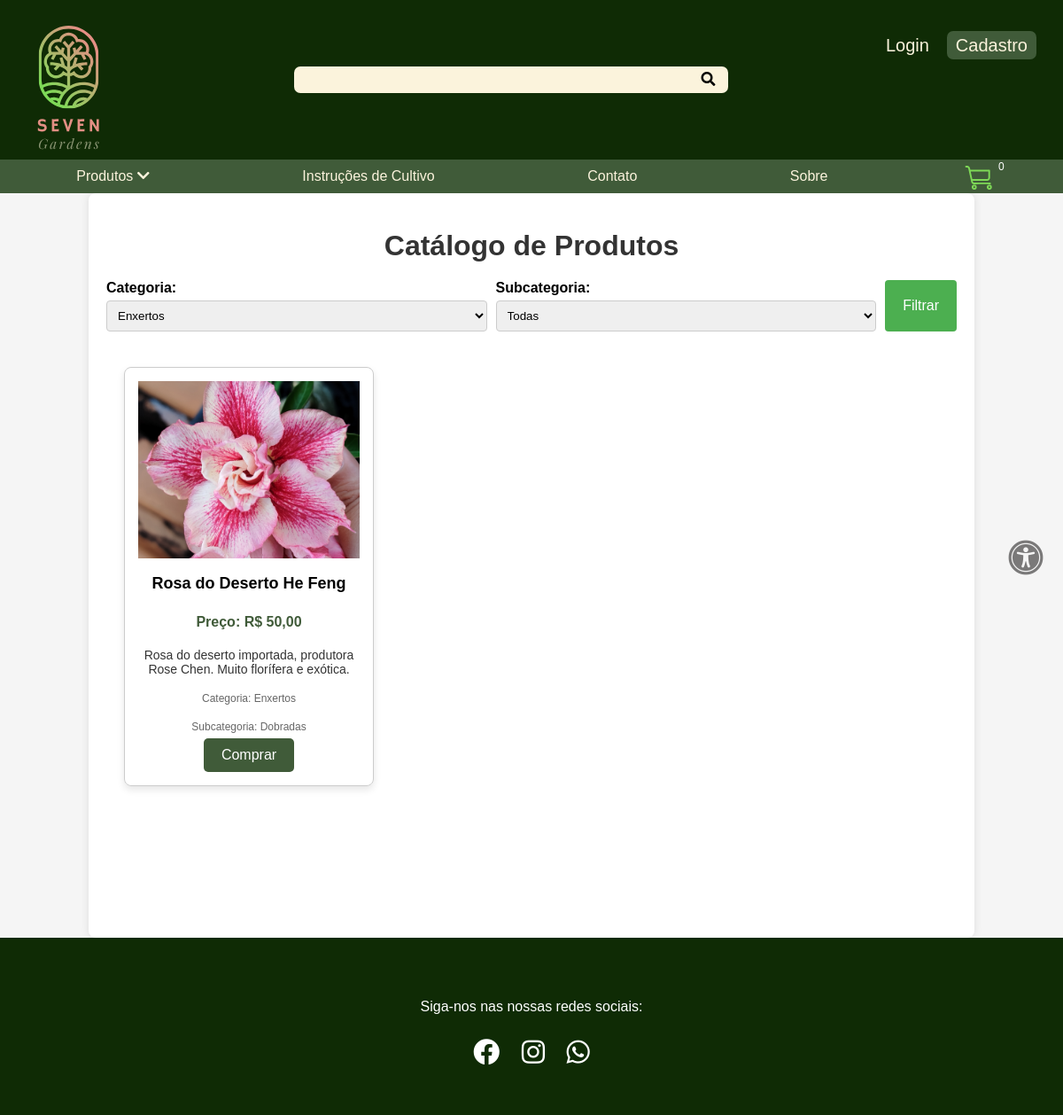
The app's page /Front-end/html/catalogo.php?categoria=Enxertos with its own data.
### tables this page shows
CREATE TABLE `produto` (
  `idProduto` int(11) NOT NULL,
  `nome` varchar(100) NOT NULL,
  `preco` decimal(10,2) NOT NULL,
  `descricao` varchar(255) NOT NULL,
  `categoria` varchar(50) NOT NULL,
  `subcategoria` varchar(50) NOT NULL,
  `imagem` varchar(255) DEFAULT NULL
);

### Front-end/html/catalogo.php (the view, shortened to what this page needs)
<?php
$isUserMasterOrColaborador = isset($_SESSION['usuario_tipo']) && in_array($_SESSION['usuario_tipo'], ['Master', 'Colaborador']);
$categorias = $pdo->query("SELECT DISTINCT categoria FROM produto")->fetchAll(PDO::FETCH_ASSOC);
$query = "SELECT * FROM produto WHERE 1";
$params = [];
if (isset($_GET['categoria']) && $_GET['categoria'] != '') {
  $query .= " AND categoria = :categoria";
  $params[':categoria'] = $_GET['categoria'];
}
$stmt = $pdo->prepare($query);
$stmt->execute($params);
$produtos = $stmt->fetchAll(PDO::FETCH_ASSOC);
?>
<!DOCTYPE html>
<html lang="en">
<head>
  <link rel="stylesheet" href="../css/header.css">
  <link rel="stylesheet" href="../css/Card-produtos.css">
  <link rel="stylesheet" href="../css/catalogo.css">
  <link rel="stylesheet" href="../css/modalEstilos.css">
  <link rel="stylesheet" href="https://cdnjs.cloudflare.com/ajax/libs/font-awesome/5.15.4/css/all.min.css">
</head>
<body>
  <?php include('../../header.php'); ?>
  <div class="container">
    <h1>Catálogo de Produtos</h1>
    <form method="GET" action="catalogo.php">
      <div class="filters">
        <div class="filter">
          <label for="categoria">Categoria:</label>
          <select name="categoria" id="categoria">
            <?php foreach ($categorias as $categoria) : ?>
              <option value="<?= htmlspecialchars($categoria['categoria']) ?>" <?= (isset($_GET['categoria']) && $_GET['categoria'] == $categoria['categoria']) ? 'selected' : '' ?>>
                <?= htmlspecialchars($categoria['categoria']) ?>
              </option>
            <?php endforeach; ?>
          </select>
        </div>
        <div class="filter">
          <label for="subcategoria">Subcategoria:</label>
          <select name="subcategoria" id="subcategoria">
            <option value="">Todas</option>
          </select>
        </div>
        <button type="submit">Filtrar</button>
      </div>
    </form>
    <div class="bloco-produtos">
      <?php if (isset($produtos) && count($produtos) > 0) : ?>
        <?php foreach ($produtos as $produto) : ?>
          <div class="produto-card">
            <img class="imgProduto" src="../../<?= htmlspecialchars($produto['imagem']) ?>" alt="<?= htmlspecialchars($produto['nome']) ?>">
            <h3><?= htmlspecialchars($produto['nome']) ?></h3>
            <p class='preco'>Preço: R$ <?= number_format($produto['preco'], 2, ',', '.') ?></p>
            <p class='descricao'><?= htmlspecialchars($produto['descricao']) ?></p>
            <p class='categoria'>Categoria: <?= htmlspecialchars($produto['categoria']) ?></p>
            <p class='subcategoria'>Subcategoria: <?= htmlspecialchars($produto['subcategoria']) ?></p>
            <?php if ($isUserMasterOrColaborador) : ?>
              <div>
                <button class='editar-btn' data-id='<?= htmlspecialchars($produto['idProduto']) ?>' data-nome='<?= htmlspecialchars($produto['nome']) ?>' data-preco='<?= htmlspecialchars($produto['preco']) ?>' data-descricao='<?= htmlspecialchars($produto['descricao']) ?>' data-categoria='<?= htmlspecialchars($produto['categoria']) ?>' data-subcategoria='<?= htmlspecialchars($produto['subcategoria']) ?>'>Editar</button>
                <button class='excluir-btn' data-id='<?= htmlspecialchars($produto['idProduto']) ?>'>Excluir</button>
              </div>
            <?php else : ?>
              <button class='comprar-btn' data-id='<?= htmlspecialchars($produto['idProduto']) ?>' onclick="adicionarAoCarrinho(<?= htmlspecialchars($produto['idProduto']) ?>, '<?= htmlspecialchars($produto['nome']) ?>', <?= htmlspecialchars($produto['preco']) ?>, '<?= htmlspecialchars($produto['imagem']) ?>')">Comprar</button>
            <?php endif; ?>
          </div>
        <?php endforeach; ?>
      <?php else : ?>
        <p class="nenhum-produto">Nenhum produto encontrado.</p>
      <?php endif; ?>
    </div>
  </div>
  <section id="accessibility-section">
    <i class="fas fa-universal-access" id="accessibility-icon"></i>
  </section>
  <footer>
    <div class="social-icons">
      <p>Siga-nos nas nossas redes sociais:</p>
      <a href="https://www.facebook.com/profile.php?id=100063959239107" class="icon" target="_blank"><i class="fab fa-facebook"></i></a>
      <a href="https://www.instagram.com/polen_azul?utm_source=ig_web_button_share_sheet&igsh=ZDNlZDc0MzIxNw==" class="icon" target="_blank"><i class="fab fa-instagram"></i></a>
      <a href="https://www.whatsapp.com/catalog/5521981510975/?app_absent=0" class="icon" target="_blank"><i class="fab fa-whatsapp"></i></a>
    </div>
  </footer>
</body>
</html>

### Front-end/css/header.css (style rules this page uses)
.imgProduto { width: 250px; }
footer { background-color: #0f2b05; height: 200px; position: relative; display: flex; justify-content: center; align-items: center; }
.social-icons { text-align: center; }
.social-icons p { color: #fff; text-align: center; font-size: 16px; }
.social-icons .icon { display: inline-block; margin: 10px 10px 0; font-size: 30px; color: #fff; transition: transform 0.3s ease; }
.fa-universal-access, .fa-moon, .fa-sun { color: #7A7979; }
#accessibility-section { position: fixed; top: 50%; transform: translateY(-50%); right: 2px; z-index: 9999; transition: all 0.3s ease; }
.fa-universal-access { position: fixed; top: 50%; transform: translateY(-50%); right: 20px; z-index: 9999; transition: all 0.3s ease; font-size: 40px; }

### Front-end/css/Card-produtos.css (style rules this page uses)
.bloco-produtos { display: grid; grid-template-columns: repeat(4, 1fr); gap: 20px; padding: 20px; }
.produto-card { border: 1px solid #ccc; border-radius: 8px; padding: 15px; box-shadow: 0 4px 8px rgba(0, 0, 0, 0.1); font-size: 16px; text-align: center; display: flex; flex-direction: column; justify-content: space-between; align-items: center; transition: box-shadow 0.3s ease; }
.produto-card img.imgProduto { max-height: 200px; object-fit: cover; }
.produto-card h3 { font-size: 18px; margin-bottom: 8px; }
.produto-card p { margin-bottom: 6px; }
.produto-card p.preco { color: #405b39; font-weight: bold; font-size: 16px; }
.produto-card p.descricao { color: #333; font-size: 14px; }
.produto-card p.categoria, .produto-card p.subcategoria { color: #666; font-size: 12px; }
.produto-card .comprar-btn, .editar-btn, .excluir-btn { background-color: #405b39; color: white; border: none; border-radius: 5px; padding: 10px 20px; font-size: 1rem; cursor: pointer; transition: background-color 0.3s ease, transform 0.3s ease; }

### Front-end/css/catalogo.css (style rules this page uses)
body { font-family: Arial, Helvetica, sans-serif; background-color: #f5f5f5; margin: 0; padding: 0; }
.container { width: 80%; margin: 0 auto; padding: 20px; background-color: #ffffff; box-shadow: 0 0 10px rgba(0, 0, 0, 0.1); border-radius: 8px; min-height: 100vh; }
.imgProduto { width: 250px; }
h1 { text-align: center; margin-bottom: 20px; color: #333; }
.filters { display: flex; justify-content: space-between; margin-bottom: 20px; gap: 10px; }
.filter { flex: 1; }
.filter label { display: block; margin-bottom: 5px; font-weight: bold; }
.filter select { width: 100%; padding: 8px; border: 1px solid #ccc; border-radius: 4px; }
button[type="submit"] { padding: 10px 20px; background-color: #4CAF50; color: white; border: none; border-radius: 4px; cursor: pointer; font-size: 16px; }
footer { background-color: #0f2b05; height: 200px; display: flex; justify-content: center; align-items: center; flex-direction: column; }
.social-icons { text-align: center; }
.social-icons p { color: #fff; text-align: center; font-size: 16px; }
.social-icons .icon { display: inline-block; margin: 10px 10px 0; font-size: 30px; color: #fff; transition: transform 0.3s ease; }
#accessibility-section { position: fixed; top: 50%; transform: translateY(-50%); right: 2px; z-index: 9999; transition: all 0.3s ease; }
.fa-universal-access { position: fixed; top: 50%; transform: translateY(-50%); right: 20px; z-index: 9999; transition: all 0.3s ease; font-size: 40px; }

### records on screen
produto: imagem (picture), nome "Rosa do Deserto He Feng", preco "50,00", descricao "Rosa do deserto importada, produtora Rose Chen. Muito florífera e exótica.", categoria "Enxertos", subcategoria "Dobradas"

### other values on screen
form field categoria "Enxertos"
